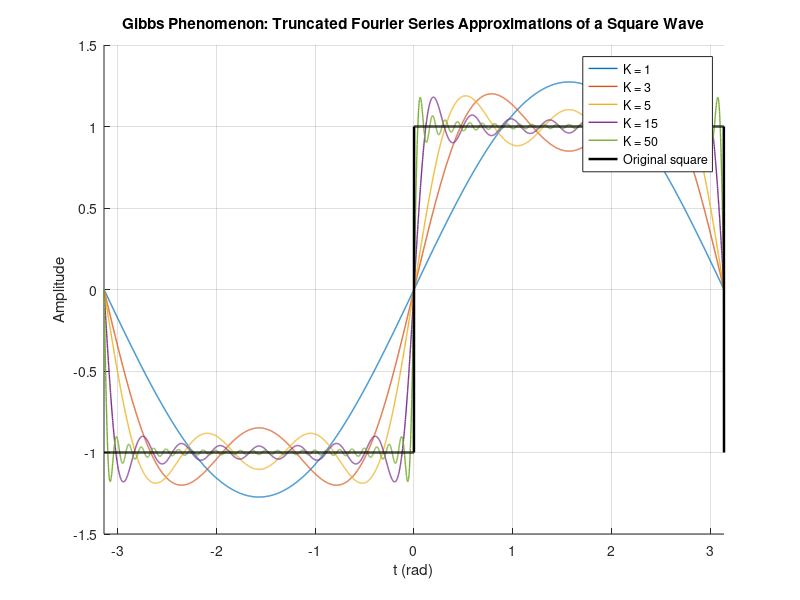
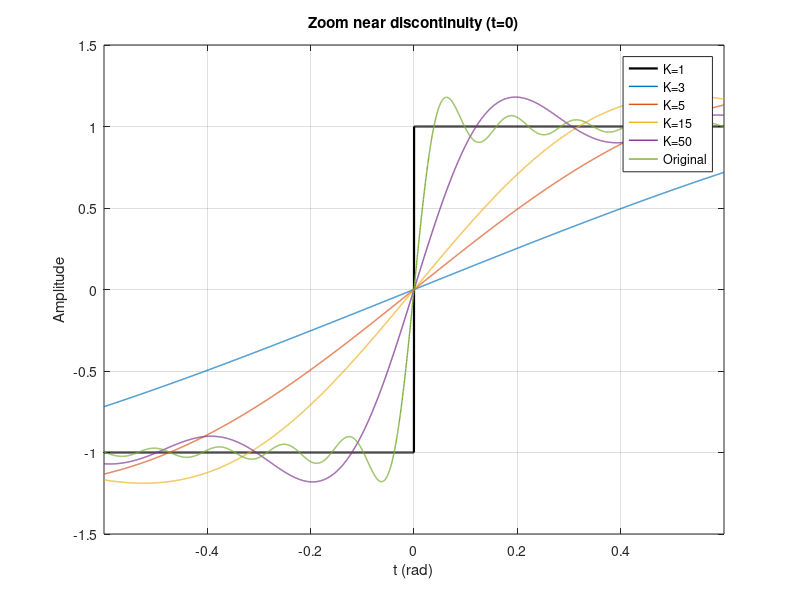

Reproduce these figures in MATLAB, in order.
% gibbs_demo.m
% Demonstrate Gibbs phenomenon for truncated Fourier series approximations
% of a ±1 square wave, period = 2*pi.

clear; close all; clc;

% time vector (dense so oscillations are visible)
t = linspace(-pi, pi, 4000);

% original square wave (amplitude +-1)
x_square = square(t);   % requires Signal Processing Toolbox; if not available, use sign(sin(t))

% series truncation values (largest odd harmonic to include)
K_values = [1, 3, 5, 15, 50];

% Prepare figure
figure('Units','normalized','Position',[0.05 0.05 0.8 0.6]);
hold on;

colors = lines(length(K_values));
legend_entries = cell(1, length(K_values));

% compute & plot approximations
for idx = 1:length(K_values)
    K = K_values(idx);
    x_rec = zeros(size(t));
    for k = 1:2:K     % odd harmonics only
        x_rec = x_rec + (4/pi) * (1/k) * sin(k * t);
    end
    plot(t, x_rec, 'Color', colors(idx,:), 'LineWidth', 1);
    legend_entries{idx} = sprintf('K = %d', K);
    % If you want to save/reuse x_rec, store in a matrix
end

% Plot original square wave on top (thicker black)
plot(t, x_square, 'k', 'LineWidth', 1.8);
legend_entries{end+1} = 'Original square';

xlabel('t (rad)');
ylabel('Amplitude');
title('Gibbs Phenomenon: Truncated Fourier Series Approximations of a Square Wave');
legend(legend_entries, 'Location', 'best');
xlim([-pi pi]);
grid on;

% Zoom in near a discontinuity to visualize the overshoot
figure('Units','normalized','Position',[0.05 0.05 0.6 0.4]);
% Pick the discontinuity at t = 0 (square wave jumps there)
t_zoom = linspace(-0.6, 0.6, 4000);
plot(t_zoom, square(t_zoom), 'k', 'LineWidth', 1.6); hold on;
for idx = 1:length(K_values)
    K = K_values(idx);
    x_rec = zeros(size(t_zoom));
    for k = 1:2:K
        x_rec = x_rec + (4/pi) * (1/k) * sin(k * t_zoom);
    end
    plot(t_zoom, x_rec, 'LineWidth', 1);
end
xlabel('t (rad)');
ylabel('Amplitude');
title('Zoom near discontinuity (t=0)');
legend([arrayfun(@(K) sprintf('K=%d',K), K_values, 'UniformOutput', false) {'Original'}], 'Location', 'best');
grid on;
xlim([-0.6 0.6]);

% Compute overshoot numerically for each K near the discontinuity at t = 0
disp('K    peak_value    overshoot_abs    overshoot_percent_of_jump    overshoot_percent_of_amplitude')
for idx = 1:length(K_values)
    K = K_values(idx);
    x_rec = zeros(size(t));
    for k = 1:2:K
        x_rec = x_rec + (4/pi) * (1/k) * sin(k * t);
    end
    % look in a small window around t=0, e.g. |t| < 0.6
    mask = abs(t) < 0.6;
    peak_value = max(x_rec(mask));
    overshoot_abs = peak_value - 1;               % amount above +1
    jump = 2;                                     % from -1 to +1
    overshoot_pct_jump = (overshoot_abs / jump)*100;       % % of jump
    overshoot_pct_amp = (overshoot_abs / 1)*100;          % % of amplitude (amplitude is 1)
    fprintf('%2d   %8.5f      %8.5f            %6.3f%%                 %6.3f%%\n', ...
            K, peak_value, overshoot_abs, overshoot_pct_jump, overshoot_pct_amp);
end
